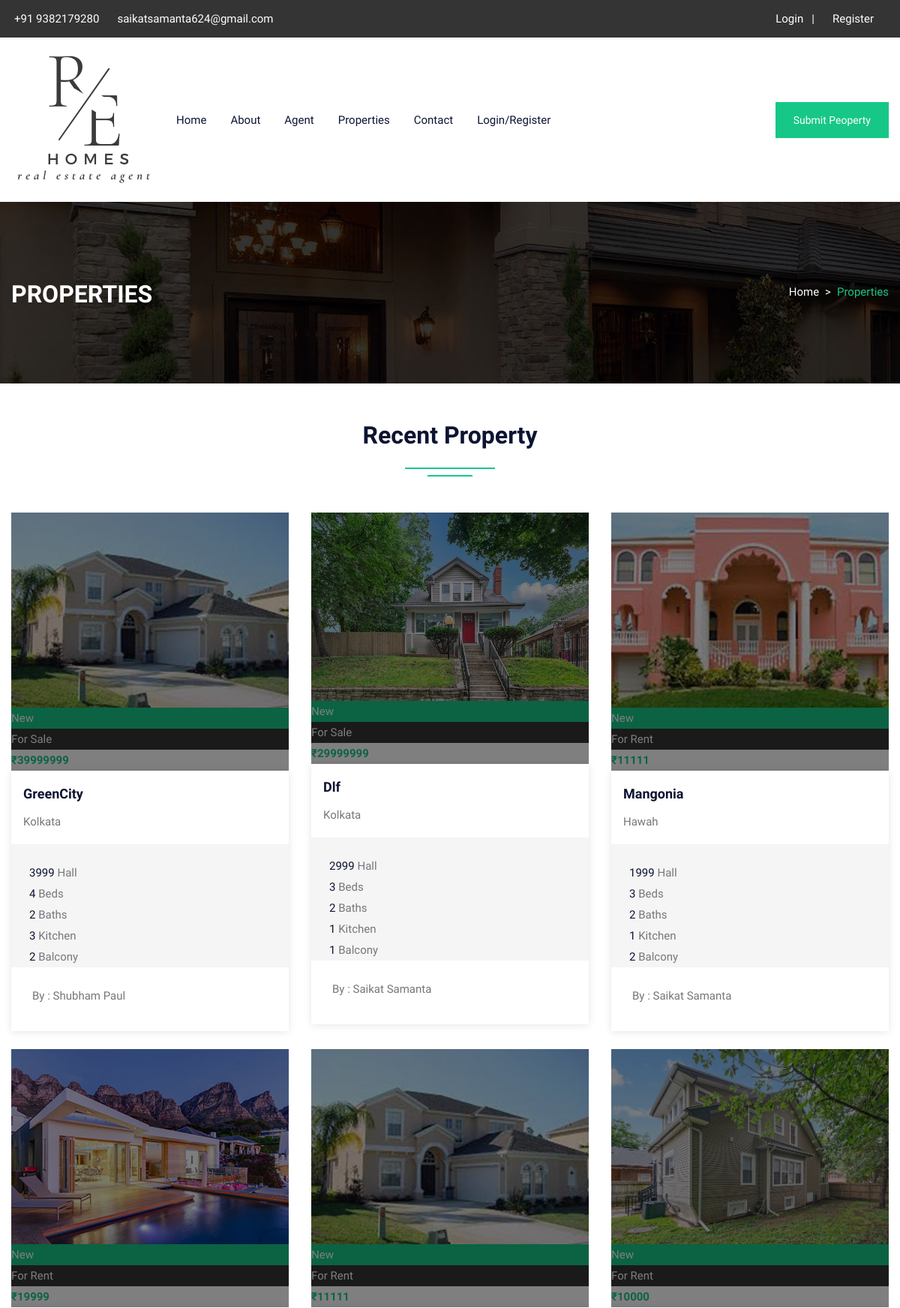
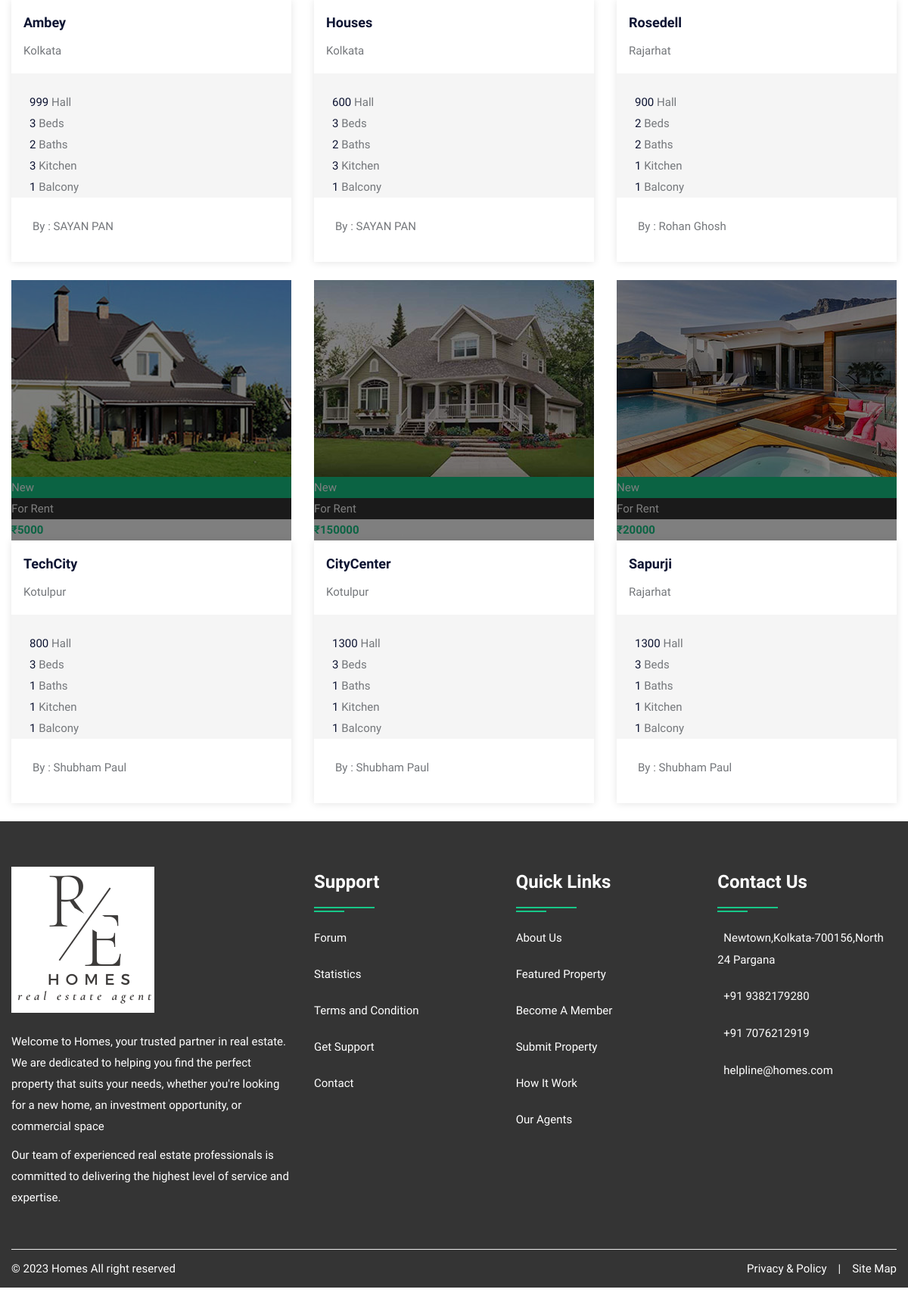
/property.php, run on the app's committed database (2 pictures, top to bottom).
### tables this page shows
CREATE TABLE `property` (
  `pid` int(50) NOT NULL,
  `title` varchar(200) NOT NULL,
  `pcontent` longtext NOT NULL,
  `type` varchar(100) NOT NULL,
  `bhk` varchar(50) NOT NULL,
  `stype` varchar(100) NOT NULL,
  `bedroom` int(50) NOT NULL,
  `bathroom` int(50) NOT NULL,
  `balcony` int(50) NOT NULL,
  `kitchen` int(50) NOT NULL,
  `hall` int(50) NOT NULL,
  `floor` varchar(50) NOT NULL,
  `size` int(50) NOT NULL,
  `price` int(50) NOT NULL,
  `location` varchar(200) NOT NULL,
  `city` varchar(100) NOT NULL,
  `state` varchar(100) NOT NULL,
  `feature` longtext NOT NULL,
  `pimage` varchar(300) NOT NULL,
  `pimage1` varchar(300) NOT NULL,
  `pimage2` varchar(300) NOT NULL,
  `pimage3` varchar(300) NOT NULL,
  `pimage4` varchar(300) NOT NULL,
  `uid` int(50) NOT NULL,
  `status` varchar(50) NOT NULL,
  `mapimage` varchar(300) NOT NULL,
  `topmapimage` varchar(300) NOT NULL,
  `groundmapimage` varchar(300) NOT NULL,
  `totalfloor` varchar(50) NOT NULL,
  `date` datetime NOT NULL DEFAULT current_timestamp()
);

CREATE TABLE `user` (
  `uid` int(50) NOT NULL,
  `uname` varchar(100) NOT NULL,
  `uemail` varchar(100) NOT NULL,
  `uphone` varchar(20) NOT NULL,
  `upass` varchar(50) NOT NULL,
  `utype` varchar(50) NOT NULL,
  `uimage` varchar(300) NOT NULL
);

### property.php (the view, shortened to what this page needs)
<?php
include("config.php");
?>
<!DOCTYPE html>
<html lang="en">
<head>
    <link rel="stylesheet" type="text/css" href="css/bootstrap.min.css">
<link rel="stylesheet" type="text/css" href="css/color.css" id="color-change">
<link rel="stylesheet" type="text/css" href="css/style.css">
</head>
<body>
<div id="page-wrapper">
    <div class="row">
		<?php include("include/header.php");?>
        <div class="banner-full-row page-banner" style="background-image:url('images/breadcromb.jpg');">
            <div class="container">
                <div class="row">
                    <div class="col-md-6">
                        <h2 class="page-name float-left text-white text-uppercase mt-1 mb-0"><b>Properties</b></h2>
                    </div>
                    <div class="col-md-6">
                        <nav aria-label="breadcrumb" class="float-left float-md-right">
                            <ol class="breadcrumb bg-transparent m-0 p-0">
                                <li class="breadcrumb-item text-white"><a href="#">Home</a></li>
                                <li class="breadcrumb-item active">Properties</li>
                            </ol>
                        </nav>
                    </div>
                </div>
            </div>
        </div>
            <div class="full-row">
            <div class="container">
                <div class="row">
                    <div class="col-md-12">
                        <h2 class="text-secondary double-down-line text-center mb-4">Recent Property</h2>
                    </div>
                    <div class="col-md-12">
                        <div class="tab-content mt-4" id="pills-tabContent">
                            <div class="tab-pane fade show active" id="pills-home" role="tabpanel" aria-labelledby="pills-home">
                                <div class="row">
									<?php $query=mysqli_query($con,"SELECT property.*, user.uname,user.utype,user.uimage FROM `property`,`user` WHERE property.uid=user.uid ORDER BY date DESC LIMIT 9");
										while($row=mysqli_fetch_array($query))
										{
									?>
                                    <div class="col-md-6 col-lg-4">
                                        <div class="featured-thumb hover-zoomer mb-4">
                                        <div class="overlay-black overflow-hidden position-relative"> <img src="images/property/<?php echo $row['18'];?>" alt="">
                                                <div class="featured bg-primary text-white">New</div>
                                                <div class="sale bg-secondary text-white text-capitalize">For <?php echo $row['5'];?></div>
                                                <div class="price text-primary"><b>₹<?php echo $row['13'];?> </b><span class="text-white"><?php echo $row['12'];?> Sqft</span></div>
                                            </div>
                                            <div class="featured-thumb-data shadow-one">
                                                <div class="p-3">
                                                    <h5 class="text-secondary hover-text-primary mb-2 text-capitalize"><a href="propertydetail.php?pid=<?php echo $row['0'];?>"><?php echo $row['1'];?></a></h5>
                                                    <span class="location text-capitalize"><i class="fas fa-map-marker-alt text-primary"></i> <?php echo $row['14'];?></span> </div>
                                                <div class="bg-gray quantity px-4 pt-4">
                                                    <ul>
                                                        <li><span><?php echo $row['12'];?></span> Hall</li>
                                                        <li><span><?php echo $row['6'];?></span> Beds</li>
                                                        <li><span><?php echo $row['7'];?></span> Baths</li>
                                                        <li><span><?php echo $row['9'];?></span> Kitchen</li>
                                                        <li><span><?php echo $row['8'];?></span> Balcony</li>
                                                    </ul>
                                                </div>
                                                <div class="p-4 d-inline-block w-100">
                                                    <div class="float-left text-capitalize"><i class="fas fa-user text-primary mr-1"></i>By : <?php echo $row['uname'];?></div>
                                                </div>
                                            </div>
                                        </div>
                                    </div>
									<?php } ?>
		<?php include("include/footer.php");?>
    </div>
</div>
</body>
</html>

### include/header.php (shortened to what this page needs)
<header id="header" class="transparent-header-modern fixed-header-bg-white w-100">
            <div class="top-header bg-secondary">
                <div class="container">
                    <div class="row">
                        <div class="col-md-8">
                            <ul class="top-contact list-text-white  d-table">
                                <li><a href="#"><i class="fas fa-phone-alt text-primary mr-1"></i>+91 9382179280</a></li>
                                <li><a href="#"><i class="fas fa-envelope text-primary mr-1"></i>saikatsamanta624@gmail.com</a></li>
                            </ul>
                        </div>
                        <div class="col-md-4">
                            <div class="top-contact float-right">
                                <ul class="list-text-white d-table">
								<li><i class="fas fa-user text-primary mr-1"></i>
								<?php  if(isset($_SESSION['uemail']))
								{ ?>
								<a href="logout.php">Logout</a>&nbsp;&nbsp;<?php } else { ?>
								<a href="login.php">Login</a>&nbsp;&nbsp;
								<?php } ?>
								| </li>
								<li><i class="fas fa-user text-primary mr-1"></i><a href="register.php"> Register</li>
								</ul>
                            </div>
                        </div>
                    </div>
                </div>
            </div>
            <div class="main-nav secondary-nav hover-primary-nav py-2">
                <div class="container">
                    <div class="row">
                        <div class="col-lg-12">
                            <nav class="navbar navbar-expand-lg navbar-light p-0"> <a class="navbar-brand position-relative" href="#"><img class="nav-logo" src="image/logo-icon.png" alt=""></a>
                                <div class="collapse navbar-collapse" id="navbarSupportedContent">
                                    <ul class="navbar-nav mr-auto">
                                        <li class="nav-item dropdown"> <a class="nav-link" href="index.php" role="button" aria-haspopup="true" aria-expanded="false">Home</a></li>
										<li class="nav-item"> <a class="nav-link" href="about.php">About</a> </li>
										<li class="nav-item"> <a class="nav-link" href="agent.php">Agent</a> </li>
										<li class="nav-item"> <a class="nav-link" href="property.php">Properties</a> </li>
                                        <li class="nav-item"> <a class="nav-link" href="contact.php">Contact</a> </li>
										<?php  if(isset($_SESSION['uemail']))
										{ ?>
										<li class="nav-item dropdown">
											<a class="nav-link dropdown-toggle" href="#" role="button" data-toggle="dropdown" aria-haspopup="true" aria-expanded="false">My Account</a>
											<ul class="dropdown-menu">
												<li class="nav-item"> <a class="nav-link" href="profile.php">Profile</a> </li>
												<li class="nav-item"> <a class="nav-link" href="logout.php">Logout</a> </li>
											</ul>
                                        </li>
										<?php } else { ?>
										<li class="nav-item"> <a class="nav-link" href="login.php">Login/Register</a> </li>
										<?php } ?>
                                    </ul>
									<a class="btn btn-primary d-none d-xl-block" href="submitproperty.php">Submit Peoperty</a>
                                </div>
                            </nav>
                        </div>
                    </div>
                </div>
            </div>
        </header>

### include/footer.php (shortened to what this page needs)
<footer class="full-row bg-secondary p-0">
            <div class="container">
                <div  class="row">
                    <div class="col-lg-12">
                        <div class="divider py-40">
                            <div class="row">
                                <div class="col-md-12 col-lg-4">
                                    <div class="footer-widget mb-4">
                                        <div class="footer-logo mb-4"> <a href="#"><img class="logo-bottom" src="images/logo/logo-icon.png" alt="image"></a> </div>
                                        <p class="pb-20 text-white">Welcome to Homes, your trusted partner in real estate. We are dedicated to helping you find the perfect property that suits your needs, whether you're looking for a new home, an investment opportunity, or commercial space</p>
										<p class="pb-20 text-white"> Our team of experienced real estate professionals is committed to delivering the highest level of service and expertise.</p>
                                        </div>
                                </div>
                                <div class="col-md-12 col-lg-8">
                                    <div class="row">
                                        <div class="col-md-4 col-lg-4">
                                            <div class="footer-widget footer-nav mb-4">
                                                <h4 class="widget-title text-white double-down-line-left position-relative">Support</h4>
                                                <ul class="hover-text-primary">
                                                    <li><a href="#" class="text-white">Forum</a></li>
                                                    <li><a href="#" class="text-white">Statistics</a></li>
                                                    <li><a href="#" class="text-white">Terms and Condition</a></li>
                                                    <li><a href="#" class="text-white">Get Support</a></li>
                                                    <li><a href="#" class="text-white">Contact</a></li>
                                                </ul>
                                            </div>
                                        </div>
                                        <div class="col-md-4 col-lg-4">
                                            <div class="footer-widget footer-nav mb-4">
                                                <h4 class="widget-title text-white double-down-line-left position-relative">Quick Links</h4>
                                                <ul class="hover-text-primary">
                                                    <li><a href="#" class="text-white">About Us</a></li>
                                                    <li><a href="#" class="text-white">Featured Property</a></li>
                                                    <li><a href="#" class="text-white">Become A Member</a></li>
                                                    <li><a href="#" class="text-white">Submit Property</a></li>
                                                    <li><a href="#" class="text-white">How It Work</a></li>
                                                    <li><a href="#" class="text-white">Our Agents</a></li>
                                                </ul>
                                            </div>
                                        </div>
                                        <div class="col-md-4 col-lg-4">
                                            <div class="footer-widget">
                                                <h4 class="widget-title text-white double-down-line-left position-relative">Contact Us</h4>
                                                <ul class="text-white">
                                                    <li class="hover-text-primary"><i class="fas fa-map-marker-alt text-white mr-2 font-13 mt-1"></i>Newtown,Kolkata-700156,North 24 Pargana</li>
                                                    <li class="hover-text-primary"> <i class="fas fa-phone-alt text-white mr-2 font-13 mt-1"></i>+91 9382179280</li>
													<li class="hover-text-primary"> <i class="fas fa-phone-alt text-white mr-2 font-13 mt-1"></i>+91 7076212919</li>
                                                    <li class="hover-text-primary"><i class="fas fa-envelope text-white mr-2 font-13 mt-1"></i>helpline@homes.com</li>
                                                </ul>
                                            </div>
                                            <div class="footer-widget media-widget mt-4 text-white hover-text-primary"> </div>
                                        </div>
                                    </div>
                                </div>
                            </div>
                        </div>
                    </div>
                </div>
                <div class="row copyright">
                    <div class="col-sm-6"> <span class="text-white">© 2023 Homes All right reserved</span> </div>
                    <div class="col-sm-6">
                        <ul class="line-menu text-white hover-text-primary float-right">
                            <li><a href="#">Privacy & Policy</a></li>
                            <li>|</li>
                            <li><a href="#"> Site Map</a></li>
                        </ul>
                    </div>
                </div>
            </div>
        </footer>

### css/color.css (style rules this page uses)
:root { --theme-ordinary-color: #74777b; }
:root { --theme-primary-color: #17c788; }
:root { --theme-secondary-color: #0d1432; }
:root { --theme-white-color: #fff; }
:root { --theme-light-color: #f8f8f8; }
:root { --theme-gray-color: #f5f5f5; }
:root { --theme-footer-color: #091b4b; }
:root { --theme-dark-color: #091b4b; }
:root { --text-light-color: #a3a7af; }
:root { --theme-primary-opacity-color: rgba(11, 191, 141, .8); }
:root { --theme-secondary-opacity-color: rgba(13,20,50,0.7); }
:root { --theme-white-opacity-color: rgba(255, 255, 255, 0.3); }
:root { --theme-dark-opacity-color: rgba(0, 0, 0, 0.5); }
:root { --theme-ordinary-font: 'Muli', sans-serif; }
:root { --theme-highlight-font: 'Comfortaa', cursive; }

### data on the page
property: pimage (picture), stype "Sale", price "39999999", title "GreenCity", location "Kolkata", size "3999", bedroom "4", bathroom "2", kitchen "3", balcony "2", uid.uname "Shubham Paul"
property: pimage (picture), stype "Sale", price "29999999", title "Dlf", location "Kolkata", size "2999", bedroom "3", bathroom "2", kitchen "1", balcony "1", uid.uname "Saikat Samanta"
property: pimage (picture), stype "Rent", price "11111", title "Mangonia", location "Hawah", size "1999", bedroom "3", bathroom "2", kitchen "1", balcony "2", uid.uname "Saikat Samanta"
property: pimage (picture), stype "Rent", price "19999", title "Ambey", location "Kolkata", size "999", bedroom "3", bathroom "2", kitchen "3", balcony "1", uid.uname "SAYAN PAN"
property: pimage (picture), stype "Rent", price "11111", title "Houses", location "Kolkata", size "600", bedroom "3", bathroom "2", kitchen "3", balcony "1", uid.uname "SAYAN PAN"
property: pimage (picture), stype "Rent", price "10000", title "Rosedell", location "Rajarhat", size "900", bedroom "2", bathroom "2", kitchen "1", balcony "1", uid.uname "Rohan Ghosh"
property: pimage (picture), stype "Rent", price "5000", title "TechCity", location "Kotulpur", size "800", bedroom "3", bathroom "1", kitchen "1", balcony "1", uid.uname "Shubham Paul"
property: pimage (picture), stype "Rent", price "150000", title "CityCenter", location "Kotulpur", size "1300", bedroom "3", bathroom "1", kitchen "1", balcony "1", uid.uname "Shubham Paul"
property: pimage (picture), stype "Rent", price "20000", title "Sapurji", location "Rajarhat", size "1300", bedroom "3", bathroom "1", kitchen "1", balcony "1", uid.uname "Shubham Paul"
